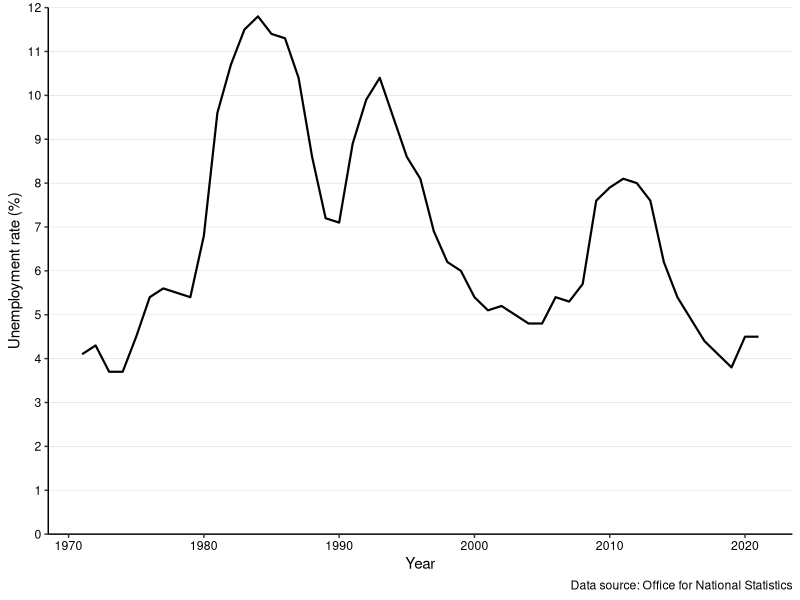

R code for this plot:
library(tidyverse)
library(readxl)

# set working directory
setwd("C:/Users/leins/Desktop/Research Assistant/Economic Data")

# Load Data from ONS
ONS<-read_excel("Unemployment rate.xlsx")
ONS$Year<-as.numeric(ONS$Year)

# Plot graph
ggplot(ONS,aes(x=Year,y=Unemployment))+
  geom_line(size=0.75)+
  labs(x="Year",
       y="Unemployment rate (%)",
       caption="Data source: Office for National Statistics")+
  theme(panel.background = element_rect(fill="white"))+
  theme(axis.line = element_line(colour = "black"))+
  theme(panel.grid.major.x = element_blank(),panel.grid.major.y = element_line(size=.1, color="grey"))+
  theme(axis.text.y = element_text(colour = "black"))+
  theme(axis.text.x = element_text(colour = "black"))+
  scale_y_continuous(expand=c(0,0),breaks=scales::extended_breaks(n=10),limits = c(0,12))
